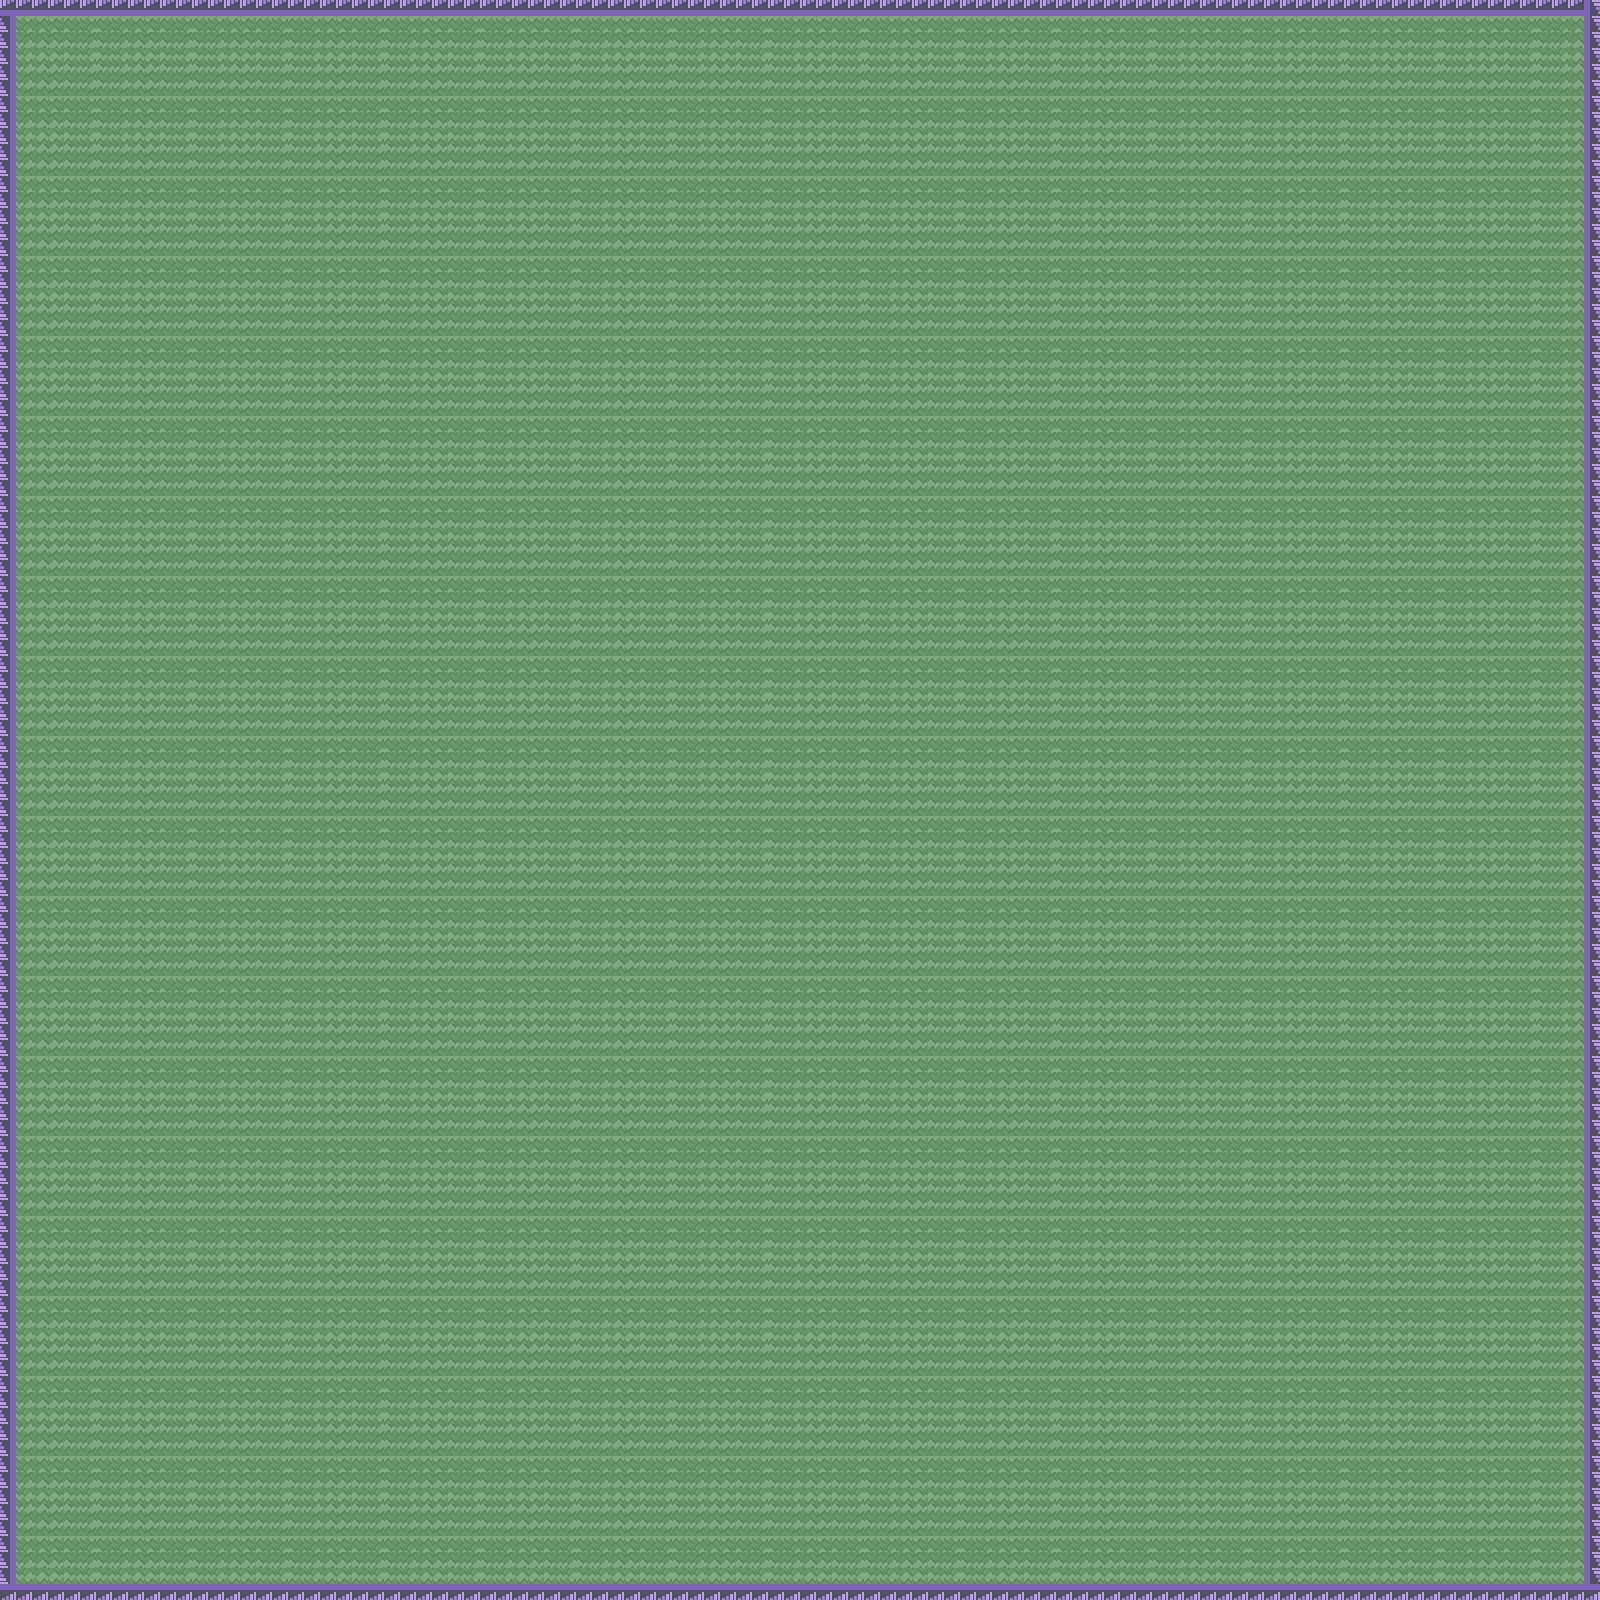

Below is a game level as drawn by its tile map, then a one-line description and the .tmx that defines it (tile-layer data replaced by summaries):
An orthogonal 100x100 tile map with 16x16 px tiles, 2 tile layers (background, walls) and 4 objects.

<map version="1.4" tiledversion="1.4.2" orientation="orthogonal" renderorder="right-down" width="100" height="100" tilewidth="16" tileheight="16" infinite="0" nextlayerid="6" nextobjectid="5">
 <tileset firstgid="1" source="Game Boy Advance - Pokemon FireRed LeafGreen - Pokemon Tower.tsx" />
 <layer id="3" name="background" width="100" height="100" tintcolor="#aaaaff">
  <data>[10000 cells, 10000 non-empty, 30 distinct tile ids]</data>
 </layer>
 <layer id="4" name="walls" width="100" height="100">
  <data>[10000 cells, 396 non-empty, 1 distinct tile ids]</data>
 </layer>
 <objectgroup id="5" name="walls">
  <object id="1" x="-0.0909091" y="1582.91" width="1601.3" height="15.1515" />
  <object id="2" x="1584.88" y="-3.09091" width="16.1515" height="1603.09" />
  <object id="3" x="-1.09091" y="0" width="1598.09" height="16.0909" />
  <object id="4" x="1.87879" y="-0.181818" width="14.1818" height="1600.24" />
 </objectgroup>
</map>
